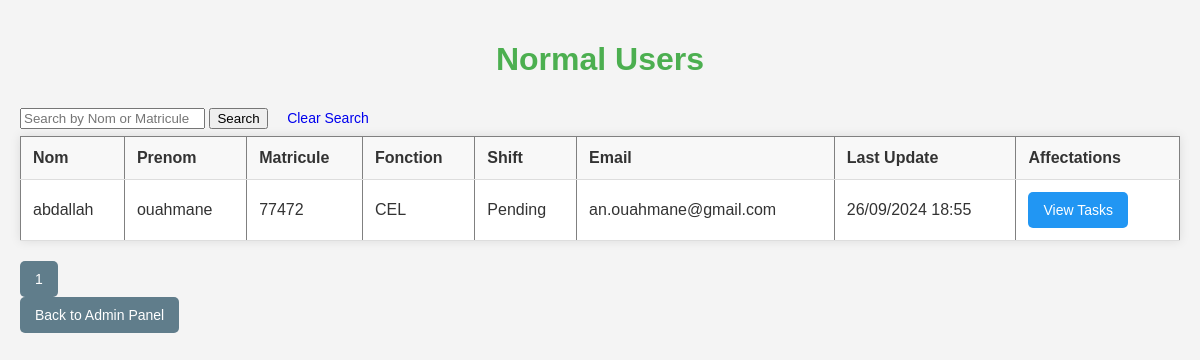
The page /view_normal_users (signed in) on the database its author committed.
### app/models.py (models this page shows, shortened)
class User(db.Model, UserMixin):
    id = db.Column(db.Integer, primary_key=True)
    username = db.Column(db.String(150), unique=True, nullable=False)
    email = db.Column(db.String(150), unique=True, nullable=False)
    matricule = db.Column(db.String(15), unique=True, nullable=False)
    fonction = db.Column(db.String(150), nullable=False)
    prenom = db.Column(db.String(150), nullable=False)
    shift = db.Column(db.String(150), nullable=False)
    phone = db.Column(db.String(15), unique=True, nullable=False)
    profile_image = db.Column(db.String(150), nullable=True)
    password = db.Column(db.String(200), nullable=False)
    is_admin = db.Column(db.Boolean, default=False)
    is_super_admin = db.Column(db.Boolean, default=False)  # New field
    last_update = db.Column(db.DateTime, default=datetime.utcnow)
    is_approved = db.Column(db.Boolean, default=False)
    tasks = db.relationship('Todo', backref='user',
                            lazy=True, cascade="all, delete-orphan")
    is_pending = db.Column(db.Boolean, default=True)

### app/routes/admin.py (the view)
@bp.route('/view_normal_users', methods=['GET', 'POST'])
@login_required
def view_normal_users():
    search_query = request.args.get('search', '')  # Get search query from URL
    page = request.args.get('page', 1, type=int)  # Get the current page
    query = User.query.filter_by(is_admin=False, is_approved=True)
    if search_query:
        query = query.filter(
            (User.username.ilike(f'%{search_query}%')) |
            (User.matricule.ilike(f'%{search_query}%'))
        )
    pagination = query.paginate(page=page, per_page=10)
    return render_template(
        'admin/normal_users.html',
        normal_users=pagination.items,
        search_query=search_query,
        pagination=pagination
    )

### app/__init__.py (called while the page is built)
def create_app():
    app = Flask(__name__, instance_relative_config=True)
    app.config.from_object(Config)
    db.init_app(app)
    migrate = Migrate(app, db)
    login_manager.init_app(app)
    from .routes.auth import bp as auth_bp
    from .routes.admin import bp as admin_bp
    from .routes.main import bp as main_bp
    from .routes.tasks import bp as tasks_bp
    from .routes.user import bp as user_bp
    app.register_blueprint(auth_bp)
    app.register_blueprint(admin_bp)
    app.register_blueprint(main_bp)
    app.register_blueprint(tasks_bp)
    app.register_blueprint(user_bp)
    from .models import User
    @login_manager.user_loader
    def load_user(user_id):
        return User.query.get(int(user_id))
    with app.app_context():
        """

        db.drop_all()
        db.create_all()
        """
        create_default_admin()
    return app

### app/templates/admin/normal_users.html (shortened to what this page needs)
<!DOCTYPE html>
<html lang="en">
<head>
    <link rel="stylesheet" href="{{ url_for('static', filename='css/admin.css') }}">
</head>
<body>
    <h1>Normal Users</h1>
    <form method="GET" action="{{ url_for('admin.view_normal_users') }}">
        <input type="text" name="search" placeholder="Search by Nom or Matricule" value="{{ search_query }}">
        <button type="submit">Search</button>
        <a href="{{ url_for('admin.view_normal_users') }}" class="btn btn-warning" style="text-decoration: none;">Clear
            Search</a>
    </form>
    <table border="1" cellpadding="10" cellspacing="0">
        <thead>
            <tr>
                <th>Nom</th>
                <th>Prenom</th>
                <th>Matricule</th>
                <th>Fonction</th>
                <th>Shift</th>
                <th>Email</th>
                <th>Last Update</th>
                <th>Affectations</th>
            </tr>
        </thead>
        <tbody>
            {% for user in normal_users %}
            <tr>
                <td>{{ user.username }}</td>
                <td>{{ user.prenom }}</td>
                <td>{{ user.matricule }}</td>
                <td>{{ user.fonction }}</td>
                <td>{{ user.shift }}</td>
                <td>{{ user.email }}</td>
                <td>{{ user.last_update.strftime('%d/%m/%Y %H:%M') }}</td>
                <td>
                    <a href="{{ url_for('tasks.view_user_tasks', user_id=user.id) }}" class="btn btn-info">View
                        Tasks</a>
                </td>
            </tr>
            {% endfor %}
        </tbody>
    </table>
    <div class="pagination">
        {% for page_num in range(1, pagination.pages + 1) %}
        <a href="{{ url_for('admin.view_normal_users', page=page_num, search=search_query) }}"
            class="btn btn-secondary {{ 'active' if page_num == pagination.page else '' }}">
            {{ page_num }}
        </a>
        {% endfor %}
    </div>
    <a href="{{ url_for('admin.admin') }}" class="btn btn-secondary">Back to Admin Panel</a>
</body>
</html>

### app/static/css/admin.css (style rules this page uses)
body { font-family: Arial, sans-serif; background-color: #f4f4f4; margin: 0; padding: 20px; color: #333; }
h1 { text-align: center; color: #4CAF50; }
table { width: 100%; border-collapse: collapse; margin-bottom: 20px; background-color: #fff; box-shadow: 0 0 10px rgba(0, 0, 0, 0.1); }
th, td { padding: 12px; border-bottom: 1px solid #ddd; text-align: left; }
th { background-color: #f8f8f8; color: #333; }
td { vertical-align: middle; }
.btn { padding: 10px 15px; text-decoration: none; border: none; cursor: pointer; border-radius: 5px; transition: background-color 0.3s ease; font-size: 14px; }
.btn-secondary { background-color: #607d8b; color: white; }
.btn-info { background-color: #2196F3; color: white; }
form { display: inline-block; margin-right: 10px; }
a.btn { margin-right: 10px; display: inline-block; text-align: center; }

### rows shown on the page
User: username "abdallah", prenom "ouahmane", matricule "77472", fonction "CEL", shift "Pending", email "an.ouahmane@gmail.com", last_update "26/09/2024 18:55"

### other values the page prints
{{ page_num }} "1"
